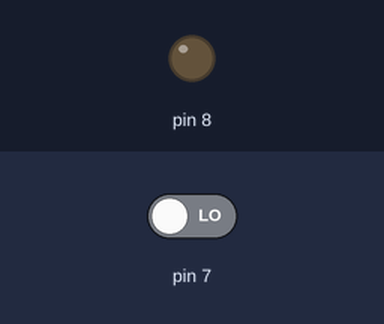
This sketch was run on a simulated Arduino Uno, built with avr-gcc and run on an emulated ATmega328P. On the bench: output pins drawn as LEDs (lit = HIGH). Inputs (shaded band) come from the test bench; at power-on: pin 7 LOW.

Above: at 1.2 s.
1.3 s: pin 7 driven HIGH
At 2.5 s:
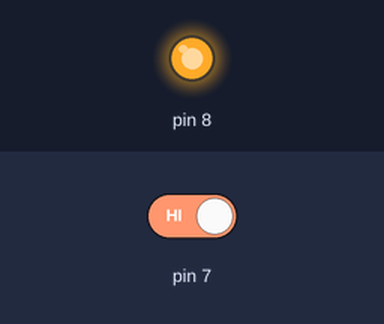
2.8 s: pin 7 driven LOW
At 3.9 s:
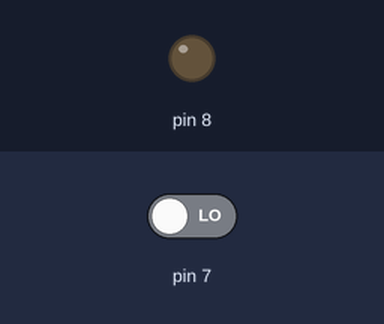
Timing chart, 0 to 5.8 s (numbered marks = the images above; inputs shaded):
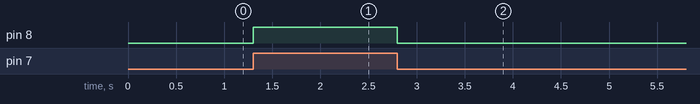

The sketch:

boton.ino
```cpp
int boton = 0;

void setup()
{
  pinMode(7, INPUT);
  pinMode(8, OUTPUT);
}

void loop()
{
  boton = digitalRead(7);
  if (boton == HIGH)
  {
    digitalWrite(8, 1);
  }
  else
  {
    digitalWrite(8, 0);
  }
}
```

Measured:
- after the input at 1.3 s, pin 8: LOW → HIGH at once
- after the input at 2.8 s, pin 8: HIGH → LOW at once
